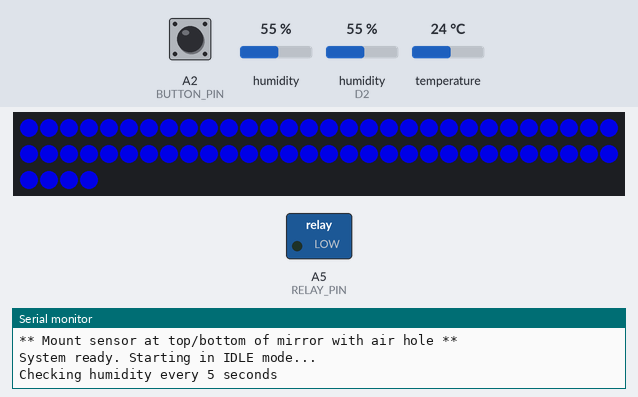
The program below on a simulated Arduino Uno R4 WiFi. Parts: 64 RGB LEDs in strip order, left to right, continuing on the next row, switched loads named in the program (green lamp = pin HIGH), the last lines printed to the serial monitor. Inputs (shaded band) come from the test bench; at power-on: humidity 55 %, temperature 24 °C, A2 (BUTTON_PIN) HIGH, humidity (sensor on D2) 55 %. Dim RGB values are drawn brighter than linear.

Above: at 3.2 s.
3.3 s: humidity (sensor 0) set to 68 %
6.5 s: humidity (sensor 0) set to 71 %
At 10.47 s:
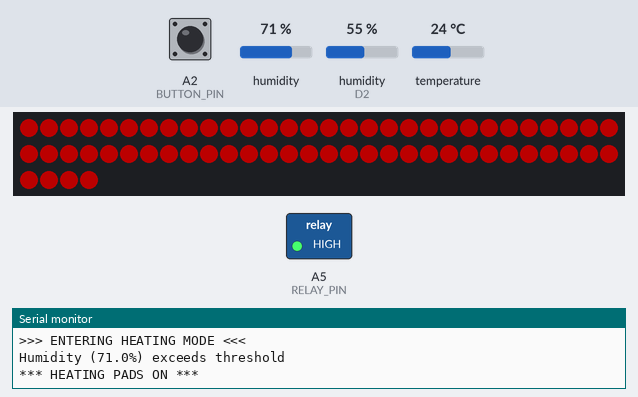
12.4 s: temperature set to 39 °C
16.5 s: temperature set to 42 °C
At 20.38 s:
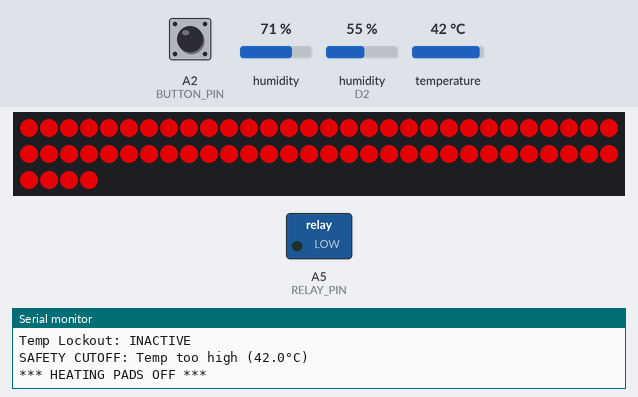
22.6 s: A2 (BUTTON_PIN) pulled LOW for 0.15 s
At 23.4 s:
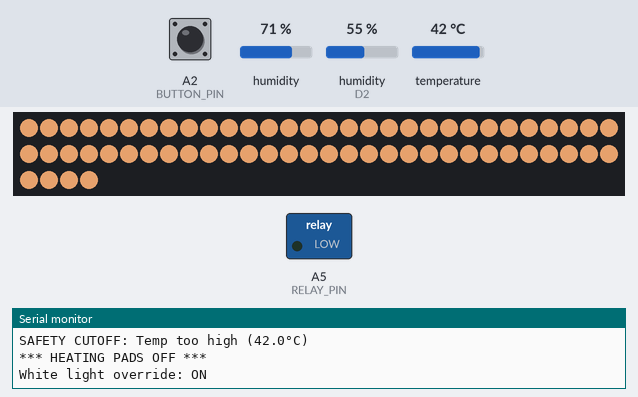
24.2 s: A2 (BUTTON_PIN) pulled LOW for 1 s
At 25.15 s:
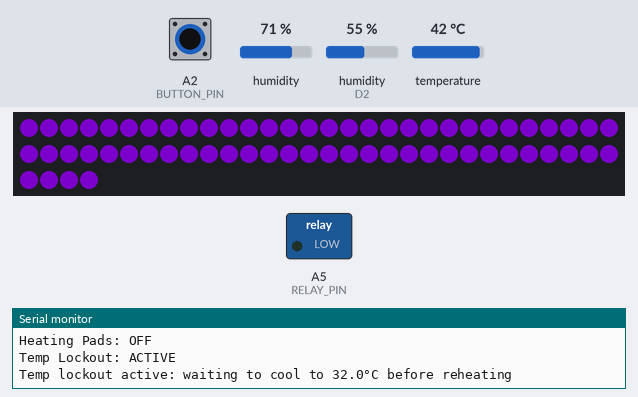
Timing chart, 0 to 27.2 s (numbered marks = the images above; inputs shaded):
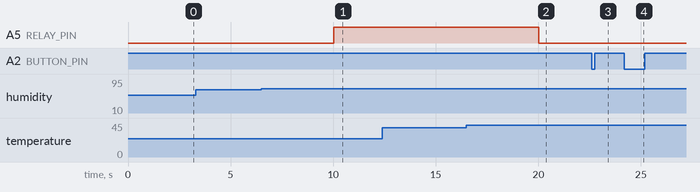

Measured:
- the behaviour switches between 69 and 70 % on humidity (sensor 0) (found by bisection; images 0 and 1)
- the behaviour switches between 40 and 41 °C on temperature (found by bisection; images 1 and 2)
- after the input at 6.5 s, A5 (RELAY_PIN): LOW → HIGH after 3.5 s; the LEDs: change after 3.8 s (image 1)
- after the input at 16.5 s, A5 (RELAY_PIN): HIGH → LOW after 3.5 s
- after the input at 22.6 s, the LEDs: first differ from a run without the input after 0.05 s (image 3)
- after the input at 24.2 s, the LEDs: first change after 0.05 s (image 4 shows a later state)

The program:

main.cpp
```cpp
/*
 * Automatic Defogging Mirror
 * Arduino Uno R4 WiFi with Modulino Thermo
 *
 * SENSOR PLACEMENT:
 * - Modulino Thermo: Mount at top of mirror with air hole
 * - Measures bathroom humidity
 * - Heating pad: Attached to back of mirror, controlled by relay
 *
 * OPERATION:
 * IDLE LOOP:
 *   - Check humidity periodically
 *   - If humidity is high enough, start heating cycle
 *
 * ACTIVE LOOP:
 *   - HEATING: pads ON for HEAT_ON_TIME (2 min)
 *   - COOLDOWN: pads OFF, recheck once per minute
 *   - If temp > limit, turn off pads and check if temp < temp_reset
 *   - If humidity drops below HUMIDITY_EXIT, return to IDLE
 */

#include <Modulino.h>
#include <Adafruit_NeoPixel.h>
#include <DHT.h>

ModulinoThermo thermo;

// Pin Definitions
#define RELAY_PIN A5         // Relay module control pin for heating pads
#define LED_PIN A1            // WS2812B led strip
#define BUTTON_PIN A2         // Button pin
#define DHT_PIN 2            // dht11
#define DHT_TYPE DHT11

// Humidity Thresholds
#define HUMIDITY_THRESHOLD 70.0  // Start heating when humidity hits this %
#define HUMIDITY_EXIT 60.0       // Exit heating mode when humidity drops below this %

// Temperature Limits
#define TARGET_TEMP 40.0         // Target mirror temperature in Celsius (104°F)
#define MAX_SAFE_TEMP 41.0       // ~105 degree since its on corner
#define TEMP_RESET_TEMP 32.0     // Re-enable heating after safety cutoff once cooled to this temp
#define MIN_TEMP 10.0            // Don't heat if room  is too cold

// Heating/Cooldown Timing (all in milliseconds)
#define HEAT_ON_TIME 120000        // Heating pads on for 2 min
#define HEAT_OFF_TIME 60000        // Heater off for 1 min

// Sensor Check Intervals
#define IDLE_CHECK_INTERVAL 5000   // 5 seconds
#define ACTIVE_CHECK_INTERVAL 5000  // 5 seconds while active
#define HEATING_HUMIDITY_INTERVAL 120000 // In HEATING, read humidity every 2 minute (logic for expo only)

// LED Settings
#define LED_COUNT 64                // Number of LEDs in the WS2812B strip
#define LED_BRIGHTNESS 175          // strip brightness
#define TRANSITION_FADE_TIME 8000   // Red->Blue fade time when heating stops
#define RED_STROBE_PERIOD 2000      // Slow red strobe period while heating
#define RED_STROBE_MIN 40           // Minimum red intensity during strobe
#define BUTTON_DEBOUNCE_TIME 50     // Button debounce time
// =============================================

// System State
enum SystemMode {
  IDLE,           // check humidity every 5 seconds
  HEATING,        // Heating pads ON
  COOLDOWN        // Heating pads OFF
};

Adafruit_NeoPixel strip(LED_COUNT, LED_PIN, NEO_GRB + NEO_KHZ800);
DHT dht(DHT_PIN, DHT_TYPE);

SystemMode currentMode = IDLE;
bool heatingActive = false;
bool temperatureLockout = false;
bool whiteLightOverride = false;
bool cooldownFadeActive = false;
unsigned long lastSensorRead = 0;
unsigned long lastHumidityRead = 0;
unsigned long lastModeChange = 0;
unsigned long cooldownFadeStart = 0;
float lastHumidity = NAN;

bool lastButtonReading = HIGH;
bool stableButtonState = HIGH;
unsigned long lastDebounceTime = 0;

uint8_t lastLedR = 255;
uint8_t lastLedG = 255;
uint8_t lastLedB = 255;
bool ledStateInitialized = false;

// Function declarations
void checkAndEnterHeatingMode(float humidity, float temp);
void runHeatingCycle(float humidity, float temp);
void updateButtonState(unsigned long currentTime);
void updateStripColor(unsigned long currentTime);
void setStripColorIfChanged(uint8_t red, uint8_t green, uint8_t blue);
void turnOnHeating();
void turnOffHeating();
float celsiusToFahrenheit(float celsius);

void setup() {
  Serial.begin(9600);

  // Wait up to 3 seconds for serial connection
  unsigned long startTime = millis();
  while (!Serial && (millis() - startTime < 3000)) {
    delay(10);
  }

  Serial.println();
  Serial.println("=== Automatic Defogging Mirror ===");
  Serial.println("Hardware: Arduino Uno R4 WiFi + Modulino Thermo");
  Serial.println("Control: 4 min heat + temp recheck hold");
  Serial.println();

  // Initialize pins
  Serial.println("Initializing pins...");
  pinMode(RELAY_PIN, OUTPUT);
  digitalWrite(RELAY_PIN, LOW); // Relay OFF initially
  pinMode(BUTTON_PIN, INPUT_PULLUP);
  Serial.println("Pins initialized OK");

  Serial.println("Initializing WS2812B strip...");
  strip.begin();
  strip.setBrightness(LED_BRIGHTNESS);
  strip.show();
  Serial.println("WS2812B initialized OK");

  // Initialize Modulino system
  Serial.println("Initializing Modulino system...");
  Modulino.begin();
  Serial.println("Modulino.begin() OK");

  Serial.println("Initializing Thermo sensor...");
  thermo.begin();
  Serial.println("Thermo sensor initialized OK");

  Serial.println("Initializing DHT11 temperature sensor...");
  dht.begin();
  Serial.println("DHT11 initialized OK");

  Serial.println();
  Serial.println("** Mount sensor at top/bottom of mirror with air hole **");
  Serial.println("System ready. Starting in IDLE mode...");
  Serial.print("Checking humidity every ");
  Serial.print(IDLE_CHECK_INTERVAL / 1000);
  Serial.println(" seconds");
  Serial.println();
  delay(2000);
}

void loop() {
  unsigned long currentTime = millis();
  updateButtonState(currentTime);
  updateStripColor(currentTime);

  // Determine control interval based on mode
  unsigned long checkInterval = (currentMode == IDLE) ? IDLE_CHECK_INTERVAL : ACTIVE_CHECK_INTERVAL;

  // Read sensors at appropriate intervals
  if (currentTime - lastSensorRead >= checkInterval) {
    lastSensorRead = currentTime;

    // Read humidity from sensor
    // In HEATING mode, humidity is sampled once per minute and cached
    bool readHumidityNow = (currentMode != HEATING) ||
                           ((currentTime - lastHumidityRead) >= HEATING_HUMIDITY_INTERVAL) ||
                           isnan(lastHumidity);

    float humidity;
    if (readHumidityNow) {
      humidity = thermo.getHumidity();
      if (!isnan(humidity)) {
        lastHumidity = humidity;
        lastHumidityRead = currentTime;
      } else if (currentMode == HEATING && !isnan(lastHumidity)) {
        humidity = lastHumidity;
      }
    } else {
      humidity = lastHumidity;
    }

    // Temperature still checks every control cycle.
    float mirrorTemp = dht.readTemperature();

    // Check for sensor errors
    /*if (isnan(humidity) || isnan(mirrorTemp)) {
      Serial.println("ERROR: Cannot read sensor!");
      if (heatingActive) {
        turnOffHeating();
        currentMode = IDLE;
      }
      //return;
    }*/

    if (isnan(humidity))

    // Display current readings
    Serial.println("--- Sensor Readings ---");
    Serial.print("Mode: ");
    switch(currentMode) {
      case IDLE: Serial.println("IDLE (monitoring every 30s)"); break;
      case HEATING: Serial.println("HEATING"); break;
      case COOLDOWN: Serial.println("COOLDOWN"); break;
    }
    Serial.print("Humidity: "); Serial.print(humidity, 1); Serial.println("%");
    Serial.print("Mirror Temp: "); Serial.print(mirrorTemp, 1);
    Serial.print("°C ("); Serial.print(celsiusToFahrenheit(mirrorTemp), 1); Serial.println("°F)");
    Serial.print("Heating Pads: "); Serial.println(heatingActive ? "ON" : "OFF");
    Serial.print("Temp Lockout: "); Serial.println(temperatureLockout ? "ACTIVE" : "INACTIVE");
    Serial.println();

    // Safety lockout gate: after high-temp cutoff, do not allow reheating
    // until mirror temperature cools to TEMP_RESET_TEMP.
    if (temperatureLockout) {
      if (mirrorTemp <= TEMP_RESET_TEMP) {
        temperatureLockout = false;
        Serial.print("Temp lockout cleared at ");
        Serial.print(mirrorTemp, 1);
        Serial.println("°C - heating allowed again");
      } else {
        if (heatingActive) {
          turnOffHeating();
        }
        currentMode = IDLE;
        if (!cooldownFadeActive) {
          cooldownFadeActive = true;
          cooldownFadeStart = currentTime;
        }
        Serial.print("Temp lockout active: waiting to cool to ");
        Serial.print(TEMP_RESET_TEMP, 1);
        Serial.println("°C before reheating");
        return;
      }
    }

    // State machine logic
    switch(currentMode) {
      case IDLE:
        checkAndEnterHeatingMode(humidity, mirrorTemp);
        break;

      case HEATING:
      case COOLDOWN:
        runHeatingCycle(humidity, mirrorTemp);
        break;
    }
  }
}

// IDLE Mode: Check humidity periodically
void checkAndEnterHeatingMode(float humidity, float temp) {
  unsigned long currentTime = millis();

  Serial.print("IDLE CHECK: Humidity = "); Serial.print(humidity, 1); Serial.println("%");

  // Safety check
  if (temp < MIN_TEMP) {
    Serial.println("Room too cold - staying in IDLE");
    return;
  }

  // Check if humidity exceeds threshold
  if (humidity >= HUMIDITY_THRESHOLD) {
    Serial.println(">>> ENTERING HEATING MODE <<<");
    Serial.print("Humidity ("); Serial.print(humidity, 1);
    Serial.println("%) exceeds threshold");
    currentMode = HEATING;
    lastModeChange = currentTime;
    cooldownFadeActive = false;
    turnOnHeating();
  }
}

// HEATING/COOLDOWN Modes
void runHeatingCycle(float humidity, float temp) {
  unsigned long currentTime = millis();
  unsigned long timeInMode = currentTime - lastModeChange;

  // Check if temperature is too high
  if (temp >= MAX_SAFE_TEMP) {
    Serial.print("SAFETY CUTOFF: Temp too high (");
    Serial.print(temp, 1); Serial.println("°C)");
    turnOffHeating();
    temperatureLockout = true;
    currentMode = IDLE;
    cooldownFadeActive = true;
    cooldownFadeStart = currentTime;
    return;
  }

  // Check if humidity has dropped: exit heating mode
  if (humidity < HUMIDITY_EXIT) {
    Serial.print("Humidity dropped to "); Serial.print(humidity, 1);
    Serial.println("% - EXITING to IDLE mode");
    turnOffHeating();
    currentMode = IDLE;
    cooldownFadeActive = true;
    cooldownFadeStart = currentTime;
    return;
  }

  if (currentMode == HEATING) {
    // Currently heating: check if ON time expired
    if (timeInMode >= HEAT_ON_TIME) {
      Serial.println("Heat ON time complete - entering COOLDOWN");
      Serial.print("Mirror reached: "); Serial.print(temp, 1); Serial.println("°C");
      turnOffHeating();
      currentMode = COOLDOWN;
      lastModeChange = currentTime;
      cooldownFadeActive = true;
      cooldownFadeStart = currentTime;
    } else {
      // Still heating
      unsigned long remaining = HEAT_ON_TIME - timeInMode;
      Serial.print("Heating: "); Serial.print(remaining / 1000);
      Serial.println(" seconds remaining");
    }
  }
  else if (currentMode == COOLDOWN) {
    // Heater OFF hold: evaluate once per minute.
    if (timeInMode >= HEAT_OFF_TIME) {
      Serial.println("Cooldown recheck");
      Serial.print("Current temp: "); Serial.print(temp, 1); Serial.println("°C");

      // Continue active control while humidity remains elevated.
      if (humidity >= HUMIDITY_EXIT && temp < TARGET_TEMP) {
        Serial.println("Temp below target - restarting HEATING");
        currentMode = HEATING;
        lastModeChange = currentTime;
        cooldownFadeActive = false;
        turnOnHeating();
      } else if (humidity < HUMIDITY_EXIT) {
        Serial.println("Humidity low - EXITING to IDLE");
        currentMode = IDLE;
        cooldownFadeActive = false;
      } else {
        Serial.println("Temp still above target - staying OFF");
        lastModeChange = currentTime;
      }
    } else {
      // Still cooling
      unsigned long remaining = HEAT_OFF_TIME - timeInMode;
      Serial.print("Cooldown: "); Serial.print(remaining / 1000);
      Serial.println(" seconds remaining");
    }
  }
}

void updateButtonState(unsigned long currentTime) {
  bool buttonReading = digitalRead(BUTTON_PIN);

  if (buttonReading != lastButtonReading) {
    lastDebounceTime = currentTime;
    lastButtonReading = buttonReading;
  }

  if ((currentTime - lastDebounceTime) >= BUTTON_DEBOUNCE_TIME && buttonReading != stableButtonState) {
    stableButtonState = buttonReading;
    if (stableButtonState == LOW) {
      whiteLightOverride = !whiteLightOverride;
      Serial.print("White light override: ");
      Serial.println(whiteLightOverride ? "ON" : "OFF");
    }
  }
}

void updateStripColor(unsigned long currentTime) {
  // Button override: soft white vanity mode
  if (whiteLightOverride) {
    setStripColorIfChanged(255, 180, 120);
    return;
  }

  if (currentMode == HEATING) {
    unsigned long phase = currentTime % RED_STROBE_PERIOD;
    unsigned long halfPeriod = RED_STROBE_PERIOD / 2;
    float ramp = (phase < halfPeriod)
      ? (float)phase / (float)halfPeriod
      : (float)(RED_STROBE_PERIOD - phase) / (float)halfPeriod;
    uint8_t red = (uint8_t)(RED_STROBE_MIN + (255.0f - RED_STROBE_MIN) * ramp);
    setStripColorIfChanged(red, 0, 0);
    return;
  }

  // Fade from red to blue after heating stops
  if (cooldownFadeActive) {
    float progress = (float)(currentTime - cooldownFadeStart) / (float)TRANSITION_FADE_TIME;
    if (progress >= 1.0f) {
      cooldownFadeActive = false;
      setStripColorIfChanged(0, 0, 255);
    } else {
      uint8_t red = (uint8_t)(255.0f * (1.0f - progress));
      uint8_t blue = (uint8_t)(255.0f * progress);
      setStripColorIfChanged(red, 0, blue);
    }
    return;
  }

  // Default non-heating color
  setStripColorIfChanged(0, 0, 255);
}

void setStripColorIfChanged(uint8_t red, uint8_t green, uint8_t blue) {
  if (ledStateInitialized && red == lastLedR && green == lastLedG && blue == lastLedB) {
    return;
  }

  uint32_t color = strip.Color(red, green, blue);
  for (int i = 0; i < LED_COUNT; i++) {
    strip.setPixelColor(i, color);
  }
  strip.show();

  lastLedR = red;
  lastLedG = green;
  lastLedB = blue;
  ledStateInitialized = true;
}

void turnOnHeating() {
  digitalWrite(RELAY_PIN, HIGH); // Activate relay
  heatingActive = true;
  Serial.println("*** HEATING PADS ON ***");
}

void turnOffHeating() {
  digitalWrite(RELAY_PIN, LOW); // Deactivate relay
  heatingActive = false;
  Serial.println("*** HEATING PADS OFF ***");
}

float celsiusToFahrenheit(float celsius) {
  return (celsius * 9.0 / 5.0) + 32.0;
}
```
